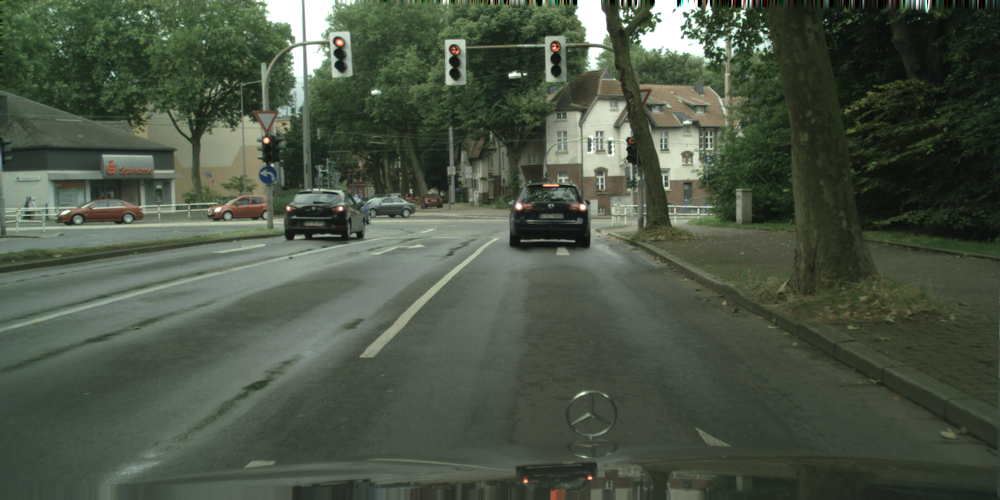
#> input picture Phase_I/data/bochum_000000_000600_leftImg8bit.png, 1000 x 500 px, shrunk from 2048 x 1024 before the run; its folder holds only this picture in this run
$ python run_attention.py --image ../../Phase_I/data/bochum_000000_000600_leftImg8bit.png --dir ../../Phase_I/data
#> lines starting #> are read from the running program, lines starting #| are printed output that depends on the picture
#> in test_find_tfl_lights, image is the input picture: shape (500, 1000, 3); mean R, G, B 74.4, 84.6, 69
try:
    print("Elementary imports: ")
    import os
    import json
    import glob
    import argparse

    print("numpy/scipy imports:")
    import numpy as np
    from scipy import signal as sg
    import scipy.ndimage as ndimage
    from scipy.ndimage.filters import maximum_filter
    from skimage.feature import peak_local_max

    print("PIL imports:")
    from PIL import Image

    print("matplotlib imports:")
    import matplotlib.pyplot as plt
except ImportError:
    print("Need to fix the installation")
    raise

print("All imports okay. Yay!")


def find_tfl_lights(c_image: np.ndarray, **kwargs):
    """
    Detect candidates for TFL lights. Use c_image, kwargs and you imagination to implement
    :param c_image: The image itself as np.uint8, shape of (H, W, 3)
    :param kwargs: Whatever config you want to pass in here
    :return: 4-tuple of x_red, y_red, x_green, y_green
    """
    kernel_r = np.array([[-0.5, -0.5, -0.5], [-0.5, -0.5, -0.5], [-0.5, -0.5, -0.5], [-0.5, -0.5, -0.5], [-0.5, -0.5, -0.5], [-0.5, -0.5, -0.5],[-0.5, -0.5, -0.5], [-0.5, -0.5, -0.5], [-0.5, -0.5, -0.5], [1, 1, -0.5], [1, 2, 1], [1, 2, 1], [1, 1, 1], [1, 1, 1]])
    kernel_g = np.array([[1, 1, 1], [1, 1, 1], [1, 2, 1],  [1, 2, 1], [1, 1, -0.5],  [1, 1, -0.5], [-0.5, -0.5, -0.5], [-0.5, -0.5, -0.5], [-0.5, -0.5, -0.5], [-0.5, -0.5, -0.5], [-0.5, -0.5, -0.5], [-0.5, -0.5, -0.5],[-0.5, -0.5, -0.5], [-0.5, -0.5, -0.5], [-0.5, -0.5, -0.5]])

    img = np.asarray(c_image)

    red = img[:,:,0]
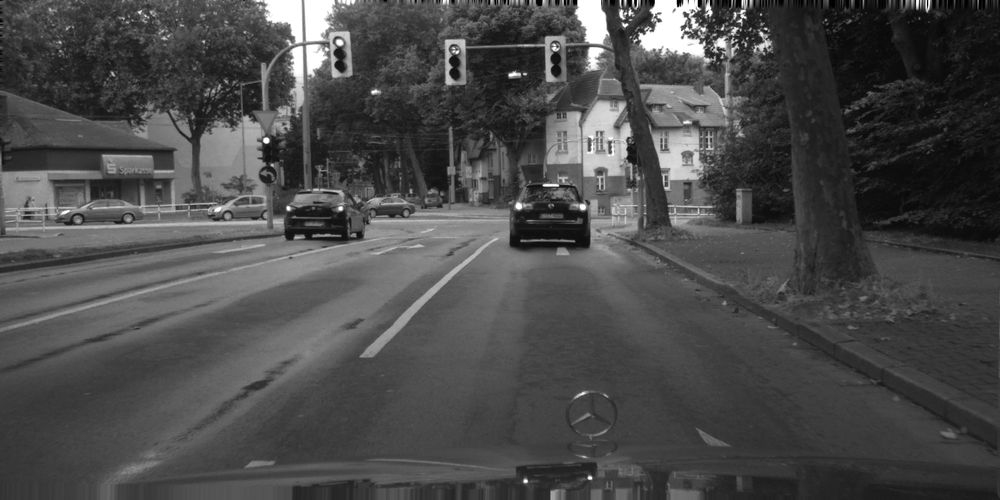
#> red: shape (500, 1000); min 0, max 255, mean 74.4
    green = img[:,:,1]
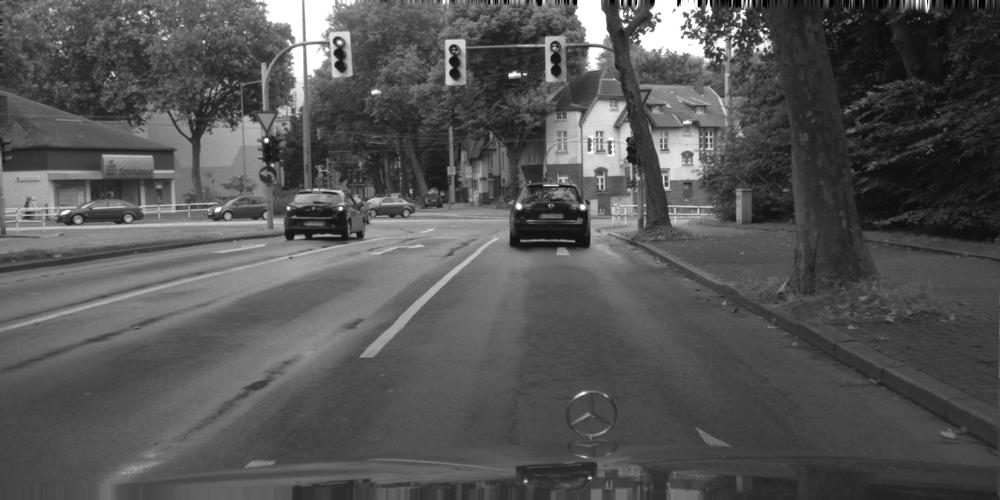
#> green: shape (500, 1000); min 0, max 255, mean 84.6

    grad_r = sg.convolve2d(red, kernel_r, mode='same')
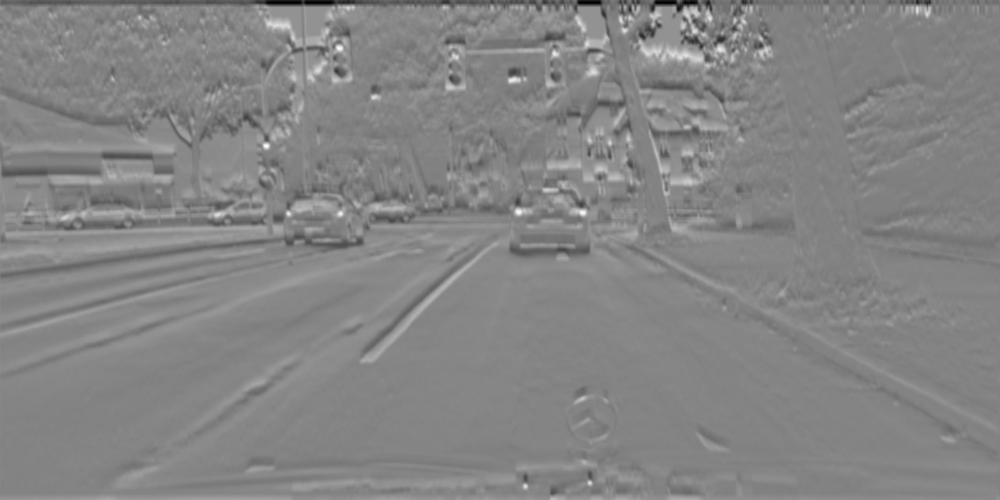
#> grad_r: shape (500, 1000) float64; min -3442.5, max 3454, mean 146.3; drawn with min black and max white
    grad_g = sg.convolve2d(green, kernel_g, mode='same')
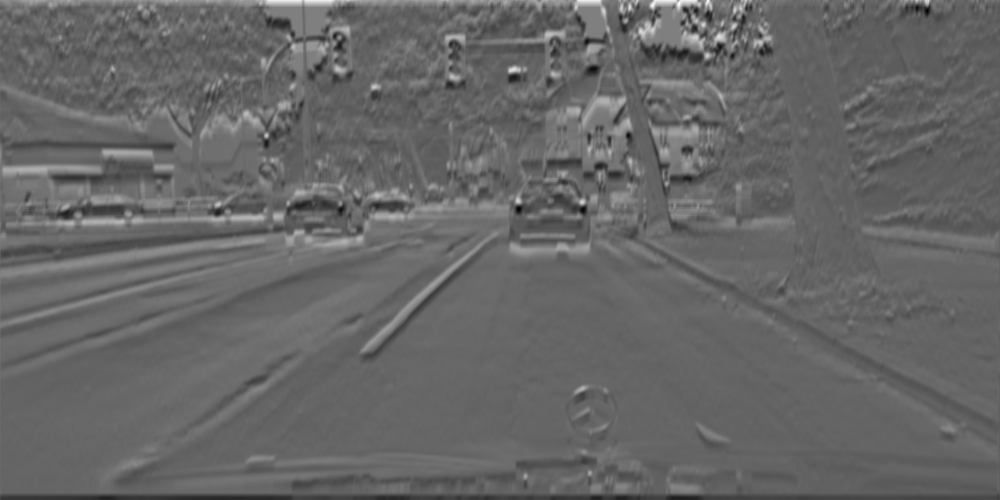
#> grad_g: shape (500, 1000) float64; min -2255.5, max 4035.5, mean 283.8; drawn with min black and max white
    coordinates_red = peak_local_max(grad_r, min_distance=20, num_peaks=5)
#> coordinates_red = [[146, 266], [212, 582], [48, 339], [212, 518], [213, 340]]
    coordinates_green = peak_local_max(grad_g, min_distance=20, num_peaks=5)
#> coordinates_green = [[36, 718], [69, 513], [31, 640], [202, 582], [201, 518]]

    x_red = coordinates_red[:, -1]
#> x_red = [266, 582, 339, 518, 340]
    y_red = coordinates_red[:, 0]
#> y_red = [146, 212, 48, 212, 213]
    x_green = coordinates_green[:, -1]
#> x_green = [718, 513, 640, 582, 518]
    y_green = coordinates_green[:, 0]
#> y_green = [36, 69, 31, 202, 201]

    return x_red, y_red, x_green, y_green


def show_image_and_gt(image, objs, fig_num=None):
    plt.figure(fig_num).clf()
    plt.imshow(image)
    labels = set()
    if objs is not None:
        for o in objs:
            poly = np.array(o['polygon'])[list(np.arange(len(o['polygon']))) + [0]]
            plt.plot(poly[:, 0], poly[:, 1], 'r', label=o['label'])
            labels.add(o['label'])
        if len(labels) > 1:
            plt.legend()


def test_find_tfl_lights(image_path, json_path=None, fig_num=None):
    """
    Run the attention code
    """
    image = np.array(Image.open(image_path))

    if json_path is None:
        objects = None
    else:
        gt_data = json.load(open(json_path))
        what = ['traffic light']
        objects = [o for o in gt_data['objects'] if o['label'] in what]

    show_image_and_gt(image, objects, fig_num)

    red_x, red_y, green_x, green_y = find_tfl_lights(image, some_threshold=42)
#> red_x = [266, 582, 339, 518, 340]; red_y = [146, 212, 48, 212, 213]; green_x = [718, 513, 640, 582, 518]; green_y = [36, 69, 31, 202, 201]
    plt.plot(red_x, red_y, 'ro', color='r', markersize=4)
    plt.plot(green_x, green_y, 'ro', color='g', markersize=4)


def main(argv=None):
    """It's nice to have a standalone tester for the algorithm.
    Consider looping over some images from here, so you can manually exmine the results
    Keep this functionality even after you have all system running, because you sometime want to debug/improve a module
    :param argv: In case you want to programmatically run this"""
    parser = argparse.ArgumentParser("Test TFL attention mechanism")
    parser.add_argument('-i', '--image', type=str, help='Path to an image')
    parser.add_argument("-j", "--json", type=str, help="Path to json GT for comparison")
    parser.add_argument('-d', '--dir', type=str, help='Directory to scan images in')
    args = parser.parse_args(argv)
    default_base = '../../data'
    if args.dir is None:
        args.dir = default_base
    flist = glob.glob(os.path.join(args.dir, '*_leftImg8bit.png'))
    for image in flist:
        json_fn = image.replace('_leftImg8bit.png', '_gtFine_polygons.json')
        if not os.path.exists(json_fn):
            json_fn = None
        test_find_tfl_lights(image, json_fn)
    if len(flist):
        print("You should now see some images, with the ground truth marked on them. Close all to quit.")
    else:
        print("Bad configuration?? Didn't find any picture to show")
    plt.show(block=True)
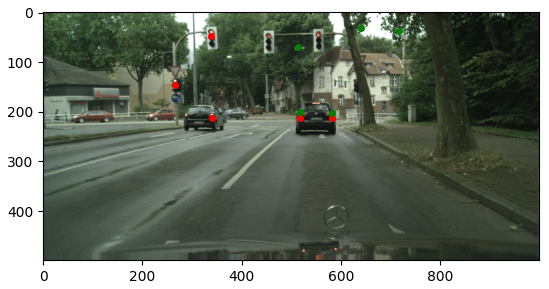
#> figure drawn by matplotlib, 1 panel


if __name__ == '__main__':
    main()

$ run again, on Phase_III/data/dusseldorf_000049_000024_leftImg8bit.png
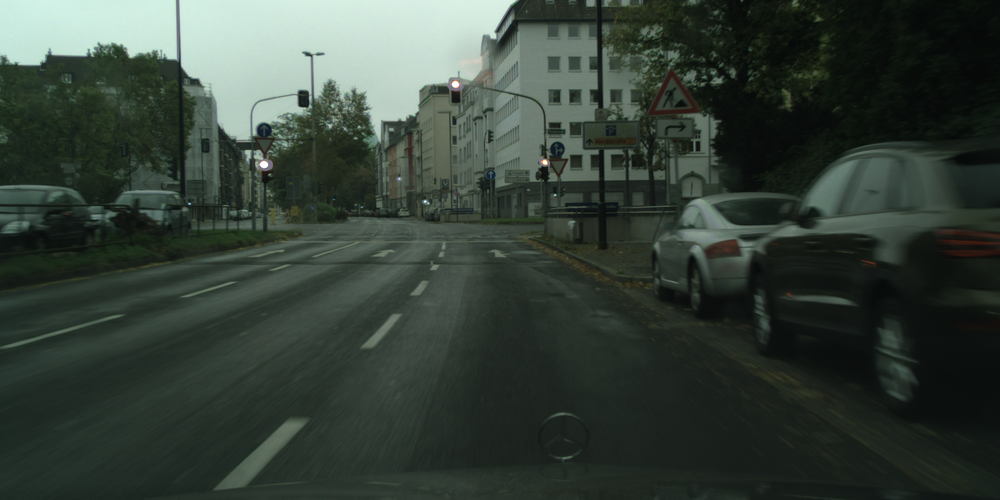
#> input picture Phase_III/data/dusseldorf_000049_000024_leftImg8bit.png, 1000 x 500 px, shrunk from 2048 x 1024 before the run
#> in test_find_tfl_lights, image is the input picture: shape (500, 1000, 3); mean R, G, B 53.7, 64.6, 56.4
#> in find_tfl_lights, `grad_g = sg.convolve2d(green, kernel_g, mode='same')`:
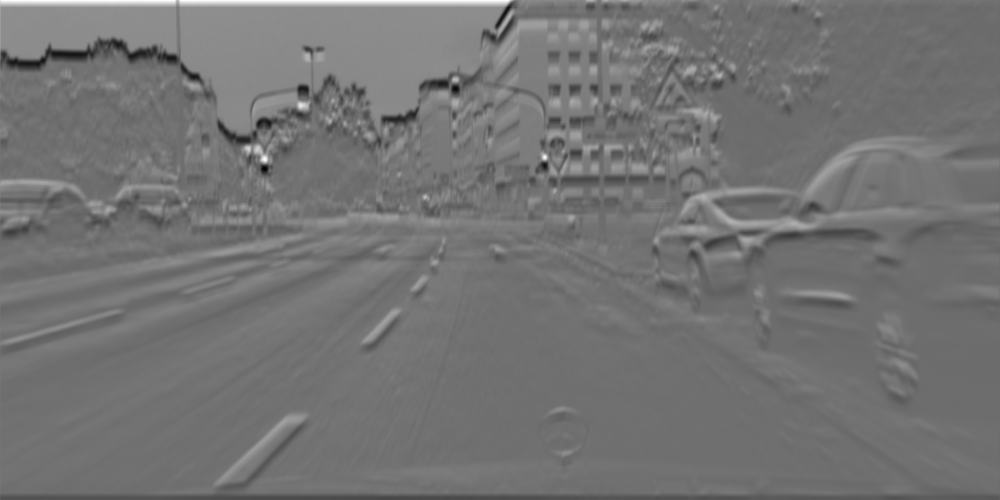
#> grad_g: shape (500, 1000) float64; min -2439.5, max 3388, mean 206.9; drawn with min black and max white
#> coordinates_red = [[167, 544], [170, 263], [90, 454], [47, 117], [126, 268]]
#> coordinates_green = [[159, 264], [157, 544], [105, 300], [79, 454], [197, 425]]
#> x_red = [544, 263, 454, 117, 268]
#> y_red = [167, 170, 90, 47, 126]
#> x_green = [264, 544, 300, 454, 425]
#> y_green = [159, 157, 105, 79, 197]
#> red_x = [544, 263, 454, 117, 268]; red_y = [167, 170, 90, 47, 126]; green_x = [264, 544, 300, 454, 425]; green_y = [159, 157, 105, 79, 197]
#> in main, `plt.show(block=True)`:
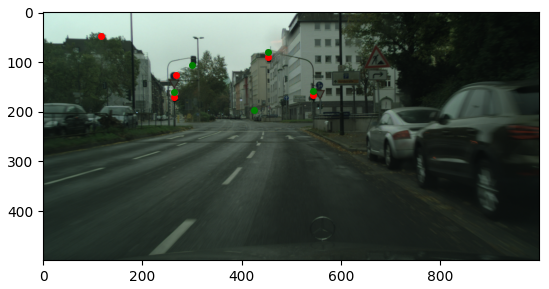
#> figure drawn by matplotlib, 1 panel

$ run again, on Phase_I/data/bremen_000116_000019_leftImg8bit.png
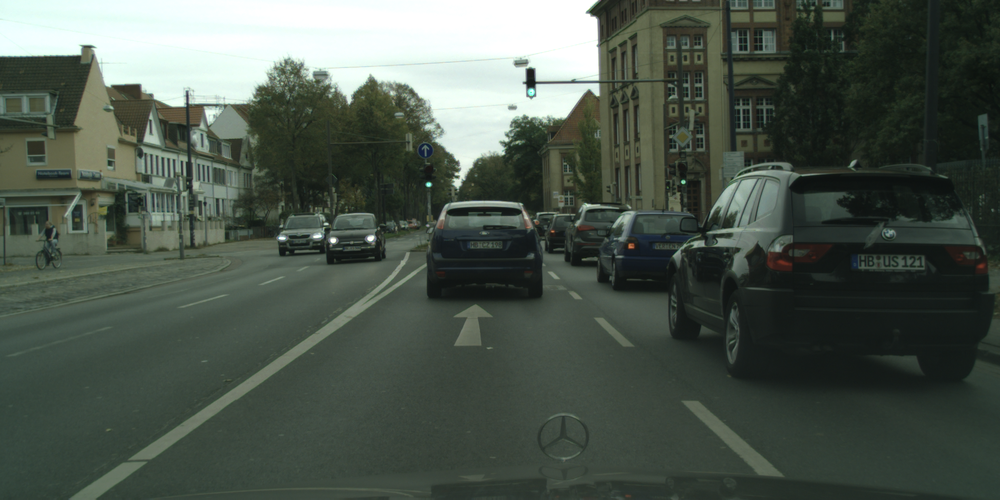
#> input picture Phase_I/data/bremen_000116_000019_leftImg8bit.png, 1000 x 500 px, shrunk from 2048 x 1024 before the run
#> in test_find_tfl_lights, image is the input picture: shape (500, 1000, 3); mean R, G, B 76.5, 86.6, 77.1
#> in find_tfl_lights, `grad_g = sg.convolve2d(green, kernel_g, mode='same')`:
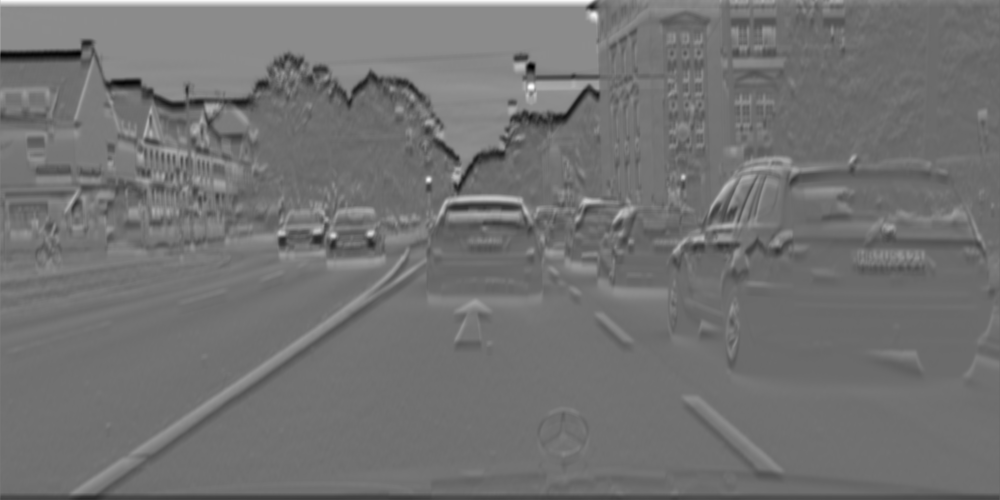
#> grad_g: shape (500, 1000) float64; min -2543, max 3723.5, mean 280.1; drawn with min black and max white
#> coordinates_red = [[246, 333], [70, 532], [244, 369], [58, 21], [57, 74]]
#> coordinates_green = [[86, 530], [179, 428], [235, 333], [233, 370], [176, 683]]
#> x_red = [333, 532, 369, 21, 74]
#> y_red = [246, 70, 244, 58, 57]
#> x_green = [530, 428, 333, 370, 683]
#> y_green = [86, 179, 235, 233, 176]
#> red_x = [333, 532, 369, 21, 74]; red_y = [246, 70, 244, 58, 57]; green_x = [530, 428, 333, 370, 683]; green_y = [86, 179, 235, 233, 176]
#> in main, `plt.show(block=True)`:
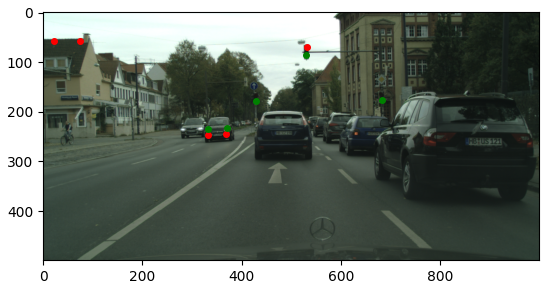
#> figure drawn by matplotlib, 1 panel
